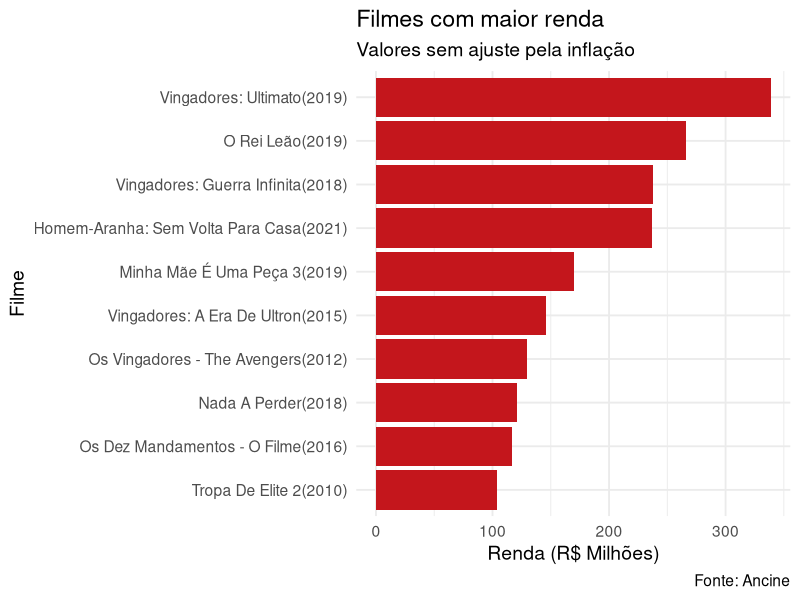
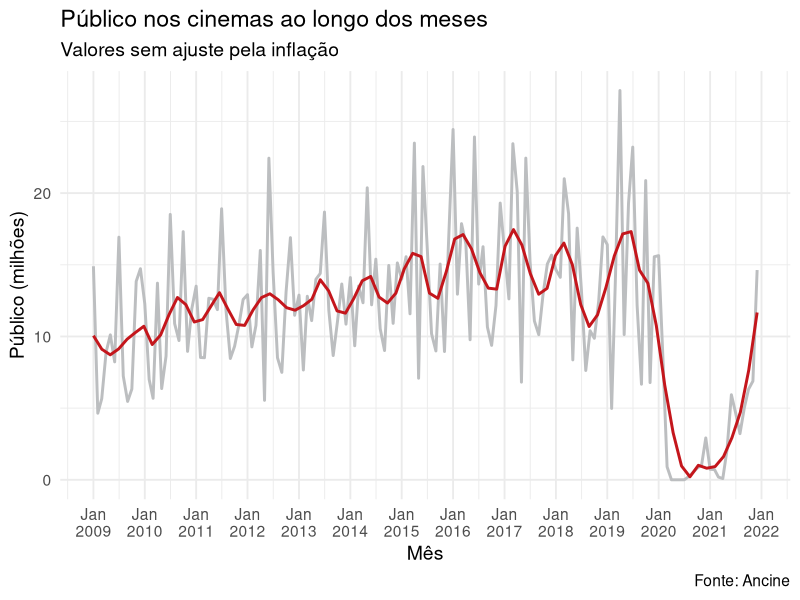

Reproduce these figures in R, in order.
# R basico ----------------------------------------------------------------

# o hashtag (#) serve para escrever comentários
# os comentários não são executados pelo R

# selecione um bloco de código e clique
# ctrl + shift + c para comentar tudo o que está selecionado

# ATALHO para rodar o código: CTRL + ENTER
# Mesmo atalho no Mac: Command + ENTER

# adição
1 + 1
# subtração
4 - 2
# multiplicação
2 * 3
# divisão
5 / 3
# com ponto
1.5 + 1
# potência
4 ^ 2

# criar objetos/variáveis
# coloca o valor 1 no objeto "obj". Podemos usar esses valores depois
obj <- 1
obj

# Também dizemos 'guardando as saídas'
soma <- 2 + 2
soma

# ATALHO para <- : ALT + - (alt menos)
# Mesmo atalho no Mac: Option + - (Option menos)

# salvar saída versus apenas executar
33 / 11
resultado <- 33 / 11

# atualizar um objeto
resultado <- resultado * 5
resultado

# O R difencia minúscula de maiúscula!
a <- 5
A <- 42
a
A

# textos
a <- "ola, sou um texto"

# Vetores são conjuntos de valores

vetor1 <- c(1, 4, 3, 10)
vetor2 <- c("a", "b", "z")

vetor1
vetor2

# Podemos acessar elementos do vetor pela sua posição. Começa pelo 1!
vetor <- c("a", "b", "c", "d")

vetor[1]
vetor[3]

vetor[c(2, 3)]
vetor[c(1, 2, 4)]

# Também podemos acessar por exclusão

vetor[-1]
vetor[-c(2, 3)]

# Se tentarmos misturar dois tipos, o R vai converter

vetor <- c(1, 2, "a")
vetor

# Podemos fazer operações matemáticas com vetores

vetor <- c(0, 5, 20,-3)

vetor + 1
vetor - 1
vetor / 2
vetor * 10

# Funções são nomes que guardam um código de R.

# Por exemplo, usamos a função `c()` para criar vetores

c(1, 3, 5)

vetor_exemplos <- c(1, 5, 3.4, 7.23, 2.1, 3.8)

# Exemplos
length(vetor_exemplos)   # comprimento
sum(vetor_exemplos)      # soma
mean(vetor_exemplos)     # média
sd(vetor_exemplos)       # desvio padrão
paste("a", "b")          # cola os elementos, separando com um espaço
paste0("a", "b")         # cola os elementos sem separar!

# HELP
?paste
help(paste)

# pacotes -----------------------------------------------------------------

# A forma de disponibilizar funções para que outras pessoas possam
# utilizar é através de pacotes. 

# Um pacote no R é um conjunto de funções, bases de dados, textos que 
# explicam o que as funções fazem, tutoriais, etc.

# o pacote que vamos instalar se chama "tidyverse"
# mais sobre aqui: https://tidyverse.org

# para instalar um pacote você usa install.packages("nomeDopacote")
# e aplica ela num texto, entre aspas. As aspas são importantes!

install.packages("tidyverse")

# a função library deixa todas as funções que fazem parte do pacote tidyverse
# disponíveis pra você utilizar.

library(tidyverse)

# install.packages("tidyverse") -> apenas uma vez
# library(tidyverse) -> toda vez que você abrir o R

# importacao --------------------------------------------------------------

ancine <- read_csv("ancine.csv")

glimpse(ancine)

view(ancine)

# arrumacao (avançado) ----------------------------------------------------

# aqui temos o script original de leitura e arrumação dos dados que 
# vieram diretamente da internet, para fins de consulta. Não é necessário
# rodar os códigos abaixo.

# dados <- "https://www.gov.br/ancine/pt-br/oca/cinema/arquivos.csv/listagem-de-filmes-brasileiros-e-estrangeiros-exibidos-informacoes-por-semana-2009-a-2021.csv" |> 
#   readr::read_csv2(skip = 1, col_select = 1:13, show_col_types = FALSE) |> 
#   janitor::clean_names() |> 
#   dplyr::filter(!is.na(ano_de_exibicao)) |> 
#   dplyr::transmute(
#     ano = ano_de_exibicao,
#     semana = semana_de_exibicao,
#     titulo = titulo_da_obra,
#     genero,
#     pais = pais_es_produtor_es_da_obra,
#     dt_lancamento = lubridate::dmy(data_de_lancamento),
#     publico = publico_na_semana_dos_dados,
#     renda = renda_r_na_semana_dos_dados
#   ) |> 
#   dplyr::group_by(titulo, dt_lancamento, genero, pais) |> 
#   dplyr::summarise(
#     n_semanas = dplyr::n(),
#     publico = sum(publico),
#     renda = sum(renda),
#     .groups = "drop"
#   ) |> 
#   dplyr::arrange(dt_lancamento) |> 
#   dplyr::filter(
#     !is.na(dt_lancamento), 
#     dt_lancamento >= "2009-01-01"
#   )

# readr::write_csv(ancine, "ancine.csv")

# transformacao -----------------------------------------------------------

# pipe
x <- seq(1, 10)
x

sum(sqrt(x))

x |> 
  sqrt() |> 
  sum()

# ordenar com arrange()

ancine |> 
  arrange(publico)

ancine |> 
  arrange(desc(publico))

ancine |> 
  arrange(genero, desc(publico))

# filtro com filter()

ancine |> 
  filter(renda > 1000000)

ancine |> 
  filter(
    publico > 10000000, 
    pais == "Brasil"
  )

# selecao com select()

ancine |> 
  select(titulo, dt_lancamento, genero)

ancine |> 
  select(where(is.character))

# criar colunas com mutate()

ancine |> 
  mutate(razao = renda / publico) |> 
  arrange(desc(razao)) |> 
  filter(publico > 10000)

# agrupar com group_by() e sumarizar com summarise()

ancine |> 
  group_by(genero) |> 
  summarise(
    maior_renda = titulo[which.max(renda)],
    total_publico = sum(renda)
  ) |> 
  arrange(desc(total_publico))

# visualizacao ------------------------------------------------------------

dados_grafico <- ancine |> 
  filter(publico > 10e6) |> 
  mutate(
    titulo = paste0(titulo, "(", lubridate::year(dt_lancamento), ")"),
    titulo = fct_reorder(titulo, renda)
  )

ggplot(dados_grafico) +
  aes(x = renda / 1e6, y = titulo) +
  geom_col(fill = "#C4161C") +
  theme_minimal(14) +
  labs(
    x = "Renda (R$ Milhões)", 
    y = "Filme",
    title = "Filmes com maior renda",
    subtitle = "Valores sem ajuste pela inflação",
    caption = "Fonte: Ancine"
  )

publico_tempo <- ancine |> 
  mutate(ano = lubridate::floor_date(dt_lancamento, "month")) |> 
  group_by(ano) |> 
  summarise(publico = sum(publico)) |> 
  filter(ano < "2022-01-01")

ggplot(publico_tempo) +
  aes(x = ano, y = publico / 1e6) +
  geom_line(size = 1, color = "#BCBEC0") +
  scale_x_date(date_breaks = "year", date_labels = "%b\n%Y") +
  theme_minimal(14) +
  geom_smooth(span = .1, color = "#C4161C", se = FALSE) +
  labs(
    x = "Mês", 
    y = "Público (milhões)",
    title = "Público nos cinemas ao longo dos meses",
    subtitle = "Valores sem ajuste pela inflação",
    caption = "Fonte: Ancine"
  )

